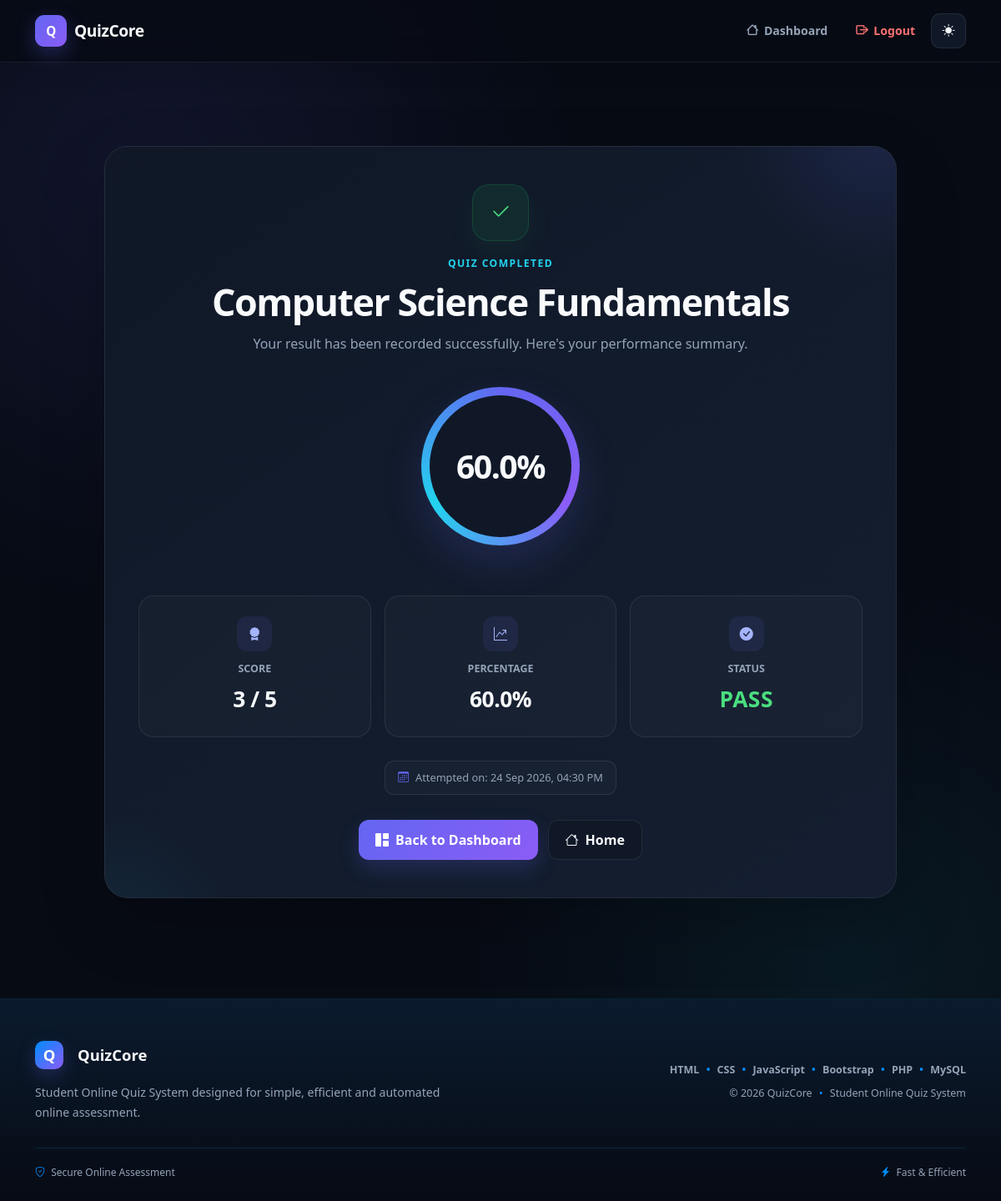
The page /quiz/result.php?id=2 (signed in) on the database its author committed.
### tables this page shows
CREATE TABLE `results` (
    `id` INT(11) NOT NULL AUTO_INCREMENT,

    `user_id` INT(11) NOT NULL,

    `quiz_id` INT(11) NOT NULL,

    `score` INT(11) NOT NULL,

    `total_questions` INT(11) NOT NULL,

    `percentage` DECIMAL(5,2) NOT NULL,

    `attempted_at` TIMESTAMP NOT NULL DEFAULT CURRENT_TIMESTAMP,

    `passed` TINYINT(1) NOT NULL DEFAULT 0,

    PRIMARY KEY (`id`),

    KEY `user_id` (`user_id`),

    KEY `quiz_id` (`quiz_id`),

    CONSTRAINT `results_ibfk_1`
        FOREIGN KEY (`user_id`)
        REFERENCES `users` (`id`)
        ON DELETE CASCADE,

    CONSTRAINT `results_ibfk_2`
        FOREIGN KEY (`quiz_id`)
        REFERENCES `quizzes` (`id`)
        ON DELETE CASCADE
);

CREATE TABLE `quizzes` (
    `id` INT(11) NOT NULL AUTO_INCREMENT,

    `title` VARCHAR(200) NOT NULL,
    `description` TEXT DEFAULT NULL,

    `start_at` DATETIME DEFAULT NULL,
    `end_at` DATETIME DEFAULT NULL,

    `duration` INT(11) NOT NULL DEFAULT 10,

    `max_attempts` INT(11) NOT NULL DEFAULT 1,

    `passing_percentage` DECIMAL(5,2) NOT NULL DEFAULT 50.00,

    `random_questions` TINYINT(1) NOT NULL DEFAULT 0,

    `random_options` TINYINT(1) NOT NULL DEFAULT 0,

    `show_result` TINYINT(1) NOT NULL DEFAULT 1,

    `allow_review` TINYINT(1) NOT NULL DEFAULT 1,

    `negative_marking` TINYINT(1) NOT NULL DEFAULT 0,

    `negative_marks` DECIMAL(5,2) NOT NULL DEFAULT 0.00,

    `status` ENUM('active','inactive') NOT NULL DEFAULT 'active',

    `created_at` TIMESTAMP NOT NULL DEFAULT CURRENT_TIMESTAMP,

    PRIMARY KEY (`id`)
);

### quiz/result.php (the view, shortened to what this page needs)
<?php
require_once "../config/db.php";
$resultId = isset($_GET["id"])
    ? intval($_GET["id"])
    : 0;
$stmt = $conn->prepare(
    "SELECT
        r.*,
        q.title,
        q.description
     FROM results r
     JOIN quizzes q
        ON r.quiz_id = q.id
     WHERE r.id = ?
       AND r.user_id = ?"
);
$stmt->bind_param(
    "ii",
    $resultId,
    $_SESSION["user_id"]
);
$stmt->execute();
$result = $stmt->get_result();
$data = $result->fetch_assoc();
include "../includes/header.php";
?>
<div class="result-page">
    <div class="container">
        <div class="result-card">
            <div class="result-content">
                <div class="text-center">
                    <div class="completion-icon">
                        <i class="bi bi-check2"></i>
                    </div>
                    <div class="result-label">
                        QUIZ COMPLETED
                    </div>
                    <h1 class="result-title">
                        <?php
                        echo htmlspecialchars(
                            $data["title"]
                        );
                        ?>
                    </h1>
                    <p class="result-subtitle">
                        Your result has been recorded successfully.
                        Here's your performance summary.
                    </p>
                </div>
                <div class="result-circle-wrapper">
                    <div class="result-circle">
                        <div class="result-percentage">
                            <?php
                            echo number_format(
                                $data["percentage"],
                                1
                            );
                            ?>%
                        </div>
                    </div>
                </div>
                <div class="row justify-content-center g-3">
                    <div class="col-md-4">
                        <div class="result-stat text-center">
                            <div class="stat-icon">
                                <i class="bi bi-award-fill"></i>
                            </div>
                            <div class="stat-label">
                                SCORE
                            </div>
                            <div class="stat-number">
                                <?php
                                echo $data["score"];
                                ?>
                                /
                                <?php
                                echo $data["total_questions"];
                                ?>
                            </div>
                        </div>
                    </div>
                    <div class="col-md-4">
                        <div class="result-stat text-center">
                            <div class="stat-icon">
                                <i class="bi bi-graph-up-arrow"></i>
                            </div>
                            <div class="stat-label">
                                PERCENTAGE
                            </div>
                            <div class="stat-number">
                                <?php
                                echo number_format(
                                    $data["percentage"],
                                    1
                                );
                                ?>%
                            </div>
                        </div>
                    </div>
                    <div class="col-md-4">
                        <div class="result-stat text-center">
                            <div class="stat-icon">
                                <?php if ($data["percentage"] >= 50): ?>
                                    <i class="bi bi-check-circle-fill"></i>
                                <?php else: ?>
                                    <i class="bi bi-x-circle-fill"></i>
                                <?php endif; ?>
                            </div>
                            <div class="stat-label">
                                STATUS
                            </div>
                            <?php if ($data["percentage"] >= 50): ?>
                                <div class="pass-status">
                                    PASS
                                </div>
                            <?php else: ?>
                                <div class="fail-status">
                                    FAIL
                                </div>
                            <?php endif; ?>
                        </div>
                    </div>
                </div>
                <div class="text-center">
                    <div class="attempt-info">
                        <i class="bi bi-calendar3"></i>
                        <span>
                            Attempted on:
                            <?php
                            echo date(
                                "d M Y, h:i A",
                                strtotime(
                                    $data["attempted_at"]
                                )
                            );
                            ?>
                        </span>
                    </div>
                </div>
                <div class="result-actions">
                    <a
                        href="../student/dashboard.php"
                        class="btn-result-primary">
                        <i
                            class="bi bi-grid-1x2-fill me-2">
                        </i>
                        Back to Dashboard
                    </a>
                    <a
                        href="../index.php"
                        class="btn-result-outline">
                        <i
                            class="bi bi-house me-2">
                        </i>
                        Home
                    </a>
                </div>
            </div>
        </div>
    </div>
</div>
<?php include "../includes/footer.php"; ?>

### assets/css/style.css (style rules this page uses)
* { box-sizing: border-box; }
html { scroll-behavior: smooth; }
:root { --bg-primary: #07111f; --bg-secondary: #0b1b2e; --bg-card: rgba(12, 28, 48, 0.78); --bg-card-solid: #0c1d31; --text-primary: #e8f1ff; --text-secondary: #9fb0c7; --text-muted: #71849b; --border: rgba(0, 200, 255, 0.13); --border-strong: rgba(0, 214, 163, 0.35); --primary: #008cff; --secondary: #00d6a3; --accent: #00bfff; --danger: #ff5c6c; --warning: #ffc857; --success: #00d6a3; --shadow: 0 20px 60px rgba(0, 0, 0, 0.22); --radius: 18px; --transition: 0.25s ease; }
body { margin: 0; min-height: 100vh; font-family: "Segoe UI", Inter, system-ui, -apple-system, BlinkMacSystemFont, sans-serif; color: var(--text-primary); background: radial-gradient( circle at top right, rgba(0, 200, 255, 0.10), transparent 30% ), radial-gradient( circle at bottom left, rgba(0, 255, 180, 0.08), transparent 30% ), var(--bg-primary); transition: background-color var(--transition), color var(--transition); }
a { text-decoration: none; transition: var(--transition); }
button, a, input, select, textarea { transition: var(--transition); }
.stat-number { font-size: 2rem; font-weight: 800; color: var(--secondary); }
.result-circle { width: 170px; height: 170px; margin: 0 auto 25px; border-radius: 50%; display: flex; align-items: center; justify-content: center; background: linear-gradient( 135deg, var(--primary), var(--secondary) ); font-size: 2.4rem; font-weight: 800; color: #ffffff; box-shadow: 0 20px 50px rgba(0, 180, 240, 0.18); }

### includes/header.php (style rules this page uses)
:root { --header-bg: #070b14; --header-surface: #101827; --header-border: rgba(255,255,255,0.08); --header-text: #f8fafc; --header-muted: #94a3b8; --header-primary: #6366f1; --header-primary-2: #8b5cf6; }
body { background: var(--header-bg); color: var(--header-text); transition: background .3s ease, color .3s ease; }

### rows shown on the page
results: quiz.title "Computer Science Fundamentals", percentage "60.0", score "3", total_questions "5", attempted_at "24 Sep 2026, 04:30 PM"
